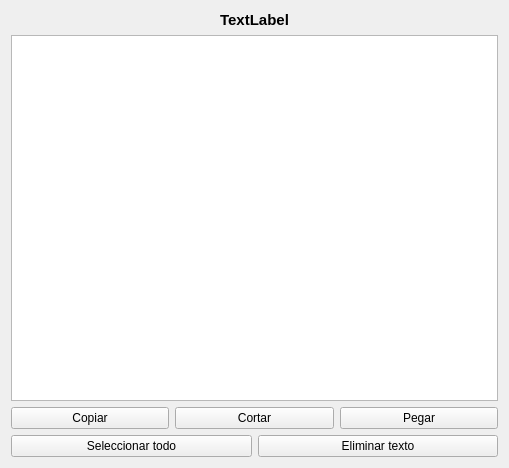
<?xml version="1.0" encoding="UTF-8"?>
<ui version="4.0">
 <class>Form</class>
 <widget class="QWidget" name="Form">
  <property name="geometry">
   <rect>
    <x>0</x>
    <y>0</y>
    <width>509</width>
    <height>468</height>
   </rect>
  </property>
  <property name="windowTitle">
   <string>Form</string>
  </property>
  <layout class="QVBoxLayout" name="verticalLayout">
   <item>
    <widget class="QLabel" name="label">
     <property name="text">
      <string>&lt;html&gt;&lt;head/&gt;&lt;body&gt;&lt;p align=&quot;center&quot;&gt;&lt;span style=&quot; font-size:11pt; font-weight:700;&quot;&gt;TextLabel&lt;/span&gt;&lt;/p&gt;&lt;/body&gt;&lt;/html&gt;</string>
     </property>
     <property name="alignment">
      <set>Qt::AlignCenter</set>
     </property>
    </widget>
   </item>
   <item>
    <widget class="QTextEdit" name="textEdit"/>
   </item>
   <item>
    <layout class="QHBoxLayout" name="horizontalLayout">
     <item>
      <widget class="QPushButton" name="copiar">
       <property name="text">
        <string>Copiar</string>
       </property>
      </widget>
     </item>
     <item>
      <widget class="QPushButton" name="cortar">
       <property name="text">
        <string>Cortar</string>
       </property>
      </widget>
     </item>
     <item>
      <widget class="QPushButton" name="pegar">
       <property name="text">
        <string>Pegar</string>
       </property>
      </widget>
     </item>
    </layout>
   </item>
   <item>
    <layout class="QHBoxLayout" name="horizontalLayout_2">
     <item>
      <widget class="QPushButton" name="seleccionar_todo">
       <property name="text">
        <string>Seleccionar todo</string>
       </property>
      </widget>
     </item>
     <item>
      <widget class="QPushButton" name="eliminar">
       <property name="text">
        <string>Eliminar texto</string>
       </property>
      </widget>
     </item>
    </layout>
   </item>
  </layout>
 </widget>
 <resources/>
 <connections>
  <connection>
   <sender>copiar</sender>
   <signal>clicked()</signal>
   <receiver>textEdit</receiver>
   <slot>copy()</slot>
   <hints>
    <hint type="sourcelabel">
     <x>75</x>
     <y>409</y>
    </hint>
    <hint type="destinationlabel">
     <x>80</x>
     <y>387</y>
    </hint>
   </hints>
  </connection>
  <connection>
   <sender>cortar</sender>
   <signal>clicked()</signal>
   <receiver>textEdit</receiver>
   <slot>cut()</slot>
   <hints>
    <hint type="sourcelabel">
     <x>287</x>
     <y>409</y>
    </hint>
    <hint type="destinationlabel">
     <x>279</x>
     <y>383</y>
    </hint>
   </hints>
  </connection>
  <connection>
   <sender>pegar</sender>
   <signal>clicked()</signal>
   <receiver>textEdit</receiver>
   <slot>paste()</slot>
   <hints>
    <hint type="sourcelabel">
     <x>422</x>
     <y>410</y>
    </hint>
    <hint type="destinationlabel">
     <x>418</x>
     <y>396</y>
    </hint>
   </hints>
  </connection>
  <connection>
   <sender>seleccionar_todo</sender>
   <signal>clicked()</signal>
   <receiver>textEdit</receiver>
   <slot>selectAll()</slot>
   <hints>
    <hint type="sourcelabel">
     <x>145</x>
     <y>442</y>
    </hint>
    <hint type="destinationlabel">
     <x>150</x>
     <y>358</y>
    </hint>
   </hints>
  </connection>
  <connection>
   <sender>eliminar</sender>
   <signal>clicked()</signal>
   <receiver>textEdit</receiver>
   <slot>clear()</slot>
   <hints>
    <hint type="sourcelabel">
     <x>355</x>
     <y>439</y>
    </hint>
    <hint type="destinationlabel">
     <x>361</x>
     <y>377</y>
    </hint>
   </hints>
  </connection>
 </connections>
</ui>
